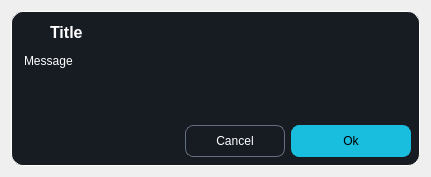
<?xml version="1.0" encoding="UTF-8"?>
<ui version="4.0">
 <class>ConfirmationDialogClass</class>
 <widget class="QDialog" name="ConfirmationDialogClass">
  <property name="geometry">
   <rect>
    <x>0</x>
    <y>0</y>
    <width>431</width>
    <height>177</height>
   </rect>
  </property>
  <property name="windowTitle">
   <string>ConfirmationDialog</string>
  </property>
  <property name="styleSheet">
   <string notr="true">#mainWidget {
  background: #171B22;
  border: 1px solid white;
  border-radius: 12px;
}

QLabel {
  color: white;
}

#closeButton {
  background: transparent;
}

#cancelButton {
  background: #171B22;
  color: white;
  border: 1px solid #647081;
  border-radius: 8px;
}

#cancelButton:hover {
  background-color: #1E2330;
  color: white;
}

#okButton {
  background: #19BDDE;
  color: black;
  border: 1px solid #19BDDE;
  border-radius: 8px;
}

#okButton:hover {
  background-color: #14A8C6;
  color: black;
}

QPlainTextEdit {
  background: #171B22;
  color: white;
}

</string>
  </property>
  <layout class="QVBoxLayout" name="verticalLayout_2">
   <item>
    <widget class="QWidget" name="mainWidget" native="true">
     <layout class="QVBoxLayout" name="verticalLayout">
      <property name="spacing">
       <number>6</number>
      </property>
      <property name="leftMargin">
       <number>9</number>
      </property>
      <property name="topMargin">
       <number>9</number>
      </property>
      <property name="rightMargin">
       <number>9</number>
      </property>
      <property name="bottomMargin">
       <number>9</number>
      </property>
      <item>
       <widget class="QWidget" name="headerMessageWidget" native="true">
        <layout class="QHBoxLayout" name="horizontalLayout">
         <property name="spacing">
          <number>6</number>
         </property>
         <property name="leftMargin">
          <number>0</number>
         </property>
         <property name="topMargin">
          <number>0</number>
         </property>
         <property name="rightMargin">
          <number>0</number>
         </property>
         <property name="bottomMargin">
          <number>0</number>
         </property>
         <item>
          <widget class="QLabel" name="label_2">
           <property name="minimumSize">
            <size>
             <width>24</width>
             <height>24</height>
            </size>
           </property>
           <property name="maximumSize">
            <size>
             <width>24</width>
             <height>24</height>
            </size>
           </property>
           <property name="text">
            <string/>
           </property>
           <property name="pixmap">
            <pixmap resource="frameflow.qrc">:/FrameFlow/video.svg</pixmap>
           </property>
           <property name="scaledContents">
            <bool>true</bool>
           </property>
          </widget>
         </item>
         <item>
          <widget class="QLabel" name="titleLabel">
           <property name="font">
            <font>
             <pointsize>12</pointsize>
             <bold>true</bold>
            </font>
           </property>
           <property name="text">
            <string>Title</string>
           </property>
          </widget>
         </item>
         <item>
          <widget class="QPushButton" name="closeButton">
           <property name="minimumSize">
            <size>
             <width>18</width>
             <height>18</height>
            </size>
           </property>
           <property name="maximumSize">
            <size>
             <width>18</width>
             <height>18</height>
            </size>
           </property>
           <property name="cursor">
            <cursorShape>PointingHandCursor</cursorShape>
           </property>
           <property name="text">
            <string/>
           </property>
           <property name="icon">
            <iconset resource="frameflow.qrc">
             <normaloff>:/FrameFlow/close.svg</normaloff>:/FrameFlow/close.svg</iconset>
           </property>
           <property name="flat">
            <bool>true</bool>
           </property>
          </widget>
         </item>
        </layout>
       </widget>
      </item>
      <item>
       <widget class="QPlainTextEdit" name="plainTextEdit">
        <property name="frameShape">
         <enum>QFrame::Shape::NoFrame</enum>
        </property>
        <property name="readOnly">
         <bool>true</bool>
        </property>
        <property name="plainText">
         <string>Message
</string>
        </property>
       </widget>
      </item>
      <item>
       <widget class="QWidget" name="footerMessageWidget" native="true">
        <layout class="QHBoxLayout" name="horizontalLayout_2">
         <property name="leftMargin">
          <number>0</number>
         </property>
         <property name="topMargin">
          <number>0</number>
         </property>
         <property name="rightMargin">
          <number>0</number>
         </property>
         <property name="bottomMargin">
          <number>0</number>
         </property>
         <item>
          <spacer name="horizontalSpacer">
           <property name="orientation">
            <enum>Qt::Orientation::Horizontal</enum>
           </property>
           <property name="sizeHint" stdset="0">
            <size>
             <width>40</width>
             <height>20</height>
            </size>
           </property>
          </spacer>
         </item>
         <item>
          <widget class="QPushButton" name="cancelButton">
           <property name="minimumSize">
            <size>
             <width>100</width>
             <height>32</height>
            </size>
           </property>
           <property name="maximumSize">
            <size>
             <width>100</width>
             <height>32</height>
            </size>
           </property>
           <property name="cursor">
            <cursorShape>PointingHandCursor</cursorShape>
           </property>
           <property name="text">
            <string>Cancel</string>
           </property>
          </widget>
         </item>
         <item>
          <widget class="QPushButton" name="okButton">
           <property name="minimumSize">
            <size>
             <width>120</width>
             <height>32</height>
            </size>
           </property>
           <property name="maximumSize">
            <size>
             <width>120</width>
             <height>32</height>
            </size>
           </property>
           <property name="cursor">
            <cursorShape>PointingHandCursor</cursorShape>
           </property>
           <property name="text">
            <string>Ok</string>
           </property>
          </widget>
         </item>
        </layout>
       </widget>
      </item>
     </layout>
    </widget>
   </item>
  </layout>
 </widget>
 <layoutdefault spacing="6" margin="11"/>
 <resources>
  <include location="frameflow.qrc"/>
 </resources>
 <connections>
  <connection>
   <sender>closeButton</sender>
   <signal>clicked()</signal>
   <receiver>ConfirmationDialogClass</receiver>
   <slot>onCancel()</slot>
   <hints>
    <hint type="sourcelabel">
     <x>403</x>
     <y>29</y>
    </hint>
    <hint type="destinationlabel">
     <x>215</x>
     <y>88</y>
    </hint>
   </hints>
  </connection>
  <connection>
   <sender>cancelButton</sender>
   <signal>clicked()</signal>
   <receiver>ConfirmationDialogClass</receiver>
   <slot>onCancel()</slot>
   <hints>
    <hint type="sourcelabel">
     <x>236</x>
     <y>142</y>
    </hint>
    <hint type="destinationlabel">
     <x>215</x>
     <y>88</y>
    </hint>
   </hints>
  </connection>
  <connection>
   <sender>okButton</sender>
   <signal>clicked()</signal>
   <receiver>ConfirmationDialogClass</receiver>
   <slot>onOk()</slot>
   <hints>
    <hint type="sourcelabel">
     <x>352</x>
     <y>142</y>
    </hint>
    <hint type="destinationlabel">
     <x>215</x>
     <y>88</y>
    </hint>
   </hints>
  </connection>
 </connections>
 <slots>
  <slot>onCancel()</slot>
  <slot>onOk()</slot>
 </slots>
</ui>
